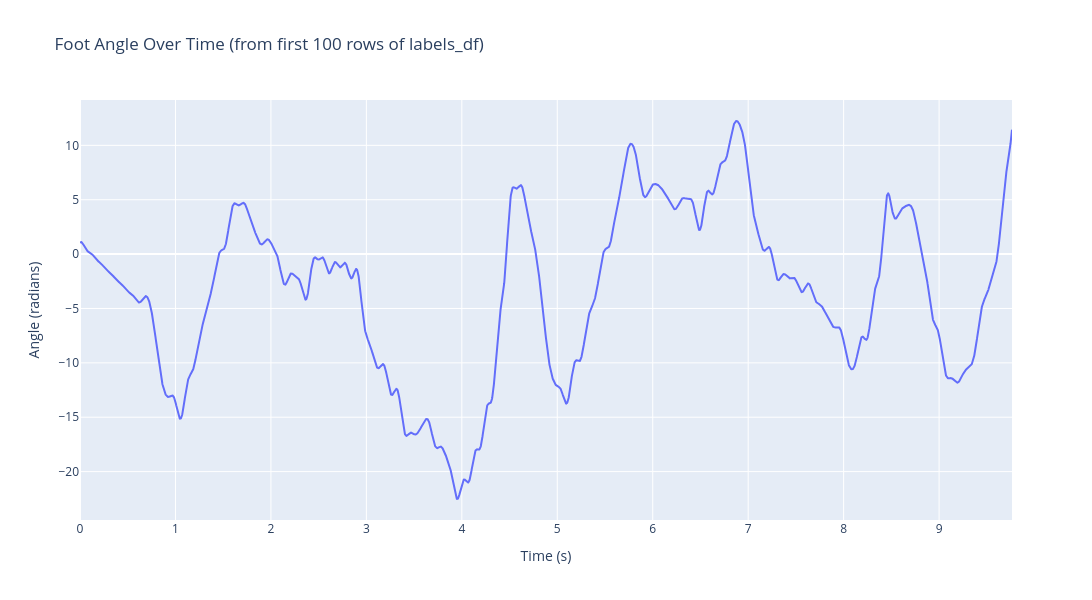

This figure's notebook cell:
### Code cell
subject1_session1 = merged_df[(merged_df['Subject'] == "SCI2") & (merged_df['Session'] == 1)]

fig = go.Figure()
fig.add_trace(
    go.Scatter(
        x=subject1_session1['time'].head(5000),
        y=subject1_session1['angle'].head(5000),
        mode='lines',
        name='Angle',
    )
)
fig.update_layout(
    title='Foot Angle Over Time (from first 100 rows of labels_df)',
    xaxis_title='Time (s)',
    yaxis_title='Angle (radians)',
    width=1200,
    height=600,
)
fig.update_xaxes(showgrid=True)
fig.update_yaxes(showgrid=True)
fig.show()

### Figure 1 — Plotly figure (JSON) as saved in the notebook; plotly's stock layout.template omitted (floating-point values rounded to 4 significant figures; data arrays with more than 128 entries replaced by an {"elided": "..."} marker saying what was removed)
{"data": [{"mode": "lines", "name": "Angle", "type": "scatter", "x": {"elided": "5000 float values"}, "y": {"elided": "5000 float values"}}], "layout": {"height": 600, "title": {"text": "Foot Angle Over Time (from first 100 rows of labels_df)"}, "width": 1200, "xaxis": {"showgrid": true, "title": {"text": "Time (s)"}}, "yaxis": {"showgrid": true, "title": {"text": "Angle (radians)"}}}}
